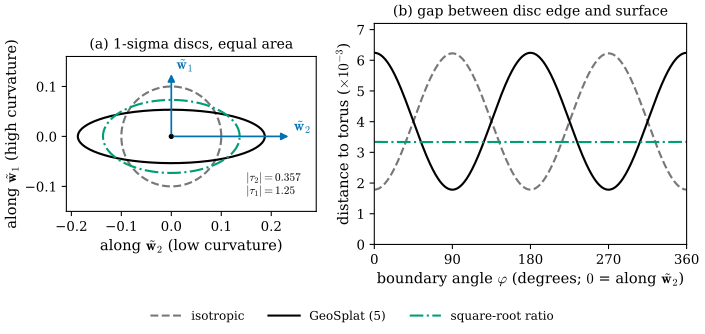

The script that saved this image:
"""Figure 49.3.1: three ways to shape the initial Gaussian at q = (2.8, 0, 0) on the torus T_{2,0.8} (Section 49.3).

Principal curvatures |tau_1| = 1.25 (direction w1 = e_z) and |tau_2| = 1/2.8 = 0.357 (direction w2 = e_y); s_nbr = 0.2,
so every disc below has the same tangent area pi s1 s2 = pi (s_nbr/2)^2 (Proposition 3.1 of [GeoSplat25]).
  isotropic (3DGS-style):       s1 = s2 = 0.1
  GeoSplat (5):                 s1/s2 = |tau_1/tau_2| = 3.5    -> s1 = 0.1871 along w2, s2 = 0.0535 along w1
  square root (this chapter):   s1/s2 = sqrt|tau_1/tau_2|      -> s1 = 0.1368 along w2, s2 = 0.0731 along w1
(a) the 1-sigma ellipses in the tangent plane (horizontal: w2, vertical: w1).
(b) the distance from the boundary point q + s1 cos(phi) w2 + s2 sin(phi) w1 of each ellipse to the torus, against phi.

Run from the project root: PYTHONPATH=tools python3 chapters/49-paper-geosplat/figures/fig-49-3-1-warmup.py
"""
import sys
from pathlib import Path

import numpy as np

import dgfig

sys.path.insert(0, str(Path(__file__).resolve().parents[1] / "lib"))
import geo49  # noqa: E402

dgfig.setup()
import matplotlib.pyplot as plt  # noqa: E402

C = dgfig.COLORS
k1, k2 = 1.25, 1 / 2.8
s_nbr = 0.2
q = np.array([2.8, 0.0, 0.0])
w1, w2 = np.array([0.0, 0, 1]), np.array([0.0, 1, 0])
iso = np.array([0.1, 0.1])
geo = geo49.warmup_scales(-k1, -k2, s_nbr)[:2]
rt = (s_nbr / 2) * np.array([(k1 / k2) ** 0.25, (k2 / k1) ** 0.25])
cases = [("isotropic", iso, C["aux"], "--"), ("GeoSplat (5)", geo, C["main"], "-"),
         ("square-root ratio", rt, C["third"], "-.")]

phi = np.linspace(0, 2 * np.pi, 721)
dev = {}
for name, s, _, _ in cases:
    P = q + np.outer(s[0] * np.cos(phi), w2) + np.outer(s[1] * np.sin(phi), w1)
    dev[name] = geo49.torus_distance(P)

# self-checks (numbers quoted in Example 49.3.2 and Example 49.3.3)
assert np.allclose(geo, [0.18708, 0.05345], atol=1e-5)
for s in (iso, geo, rt):
    assert abs(s[0] * s[1] - 0.01) < 1e-12
assert abs(dev["isotropic"].max() - 0.00623) < 5e-6 and abs(dev["GeoSplat (5)"].max() - 0.00624) < 5e-6
assert abs(dev["square-root ratio"].max() - 0.00334) < 5e-6 and abs(dev["square-root ratio"].min() - 0.00333) < 5e-6
assert abs(dev["isotropic"][0] - 0.00179) < 5e-6 and abs(dev["GeoSplat (5)"][180] - 0.00178) < 5e-6

fig, (ax, ax2) = plt.subplots(1, 2, figsize=(7.6, 3.6), gridspec_kw=dict(width_ratios=[1, 1.25]))
for name, s, col, ls in cases:
    ax.plot(s[0] * np.cos(phi), s[1] * np.sin(phi), color=col, ls=ls, lw=1.6, label=name)
ax.annotate("", xy=(0.24, 0), xytext=(0, 0), arrowprops=dict(arrowstyle="-|>", color=C["tangent"], lw=1.3))
ax.annotate("", xy=(0, 0.13), xytext=(0, 0), arrowprops=dict(arrowstyle="-|>", color=C["tangent"], lw=1.3))
ax.text(0.245, 0.012, r"$\tilde{\mathbf{w}}_2$", color=C["tangent"], fontsize=11)
ax.text(0.01, 0.135, r"$\tilde{\mathbf{w}}_1$", color=C["tangent"], fontsize=11)
ax.text(0.15, -0.115, r"$|\tau_2| = 0.357$" "\n" r"$|\tau_1| = 1.25$", fontsize=8.5, color=C["main"])
ax.plot(0, 0, "o", color=C["main"], ms=3)
ax.set_aspect("equal")
ax.set_xlim(-0.21, 0.29)
ax.set_ylim(-0.15, 0.16)
ax.set_xlabel(r"along $\tilde{\mathbf{w}}_2$ (low curvature)")
ax.set_ylabel(r"along $\tilde{\mathbf{w}}_1$ (high curvature)")
ax.set_title("(a) 1-sigma discs, equal area", fontsize=10.5)

for name, s, col, ls in cases:
    ax2.plot(np.degrees(phi), 1e3 * dev[name], color=col, ls=ls, lw=1.6, label=name)
ax2.set_xlim(0, 360)
ax2.set_xticks([0, 90, 180, 270, 360])
ax2.set_xlabel(r"boundary angle $\varphi$ (degrees; $0$ = along $\tilde{\mathbf{w}}_2$)")
ax2.set_ylabel(r"distance to torus ($\times 10^{-3}$)")
ax2.set_ylim(0, 7.2)
ax2.set_title("(b) gap between disc edge and surface", fontsize=10.5)
h, l = ax2.get_legend_handles_labels()
fig.legend(h, l, loc="lower center", ncol=3, fontsize=9, frameon=False, handlelength=2.6)
fig.tight_layout(rect=(0, 0.08, 1, 1))
dgfig.save(fig, __file__)
